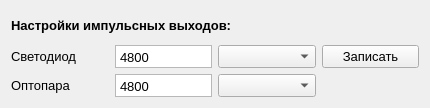
<?xml version="1.0" encoding="UTF-8"?>
<ui version="4.0">
 <class>widget_pulse_outputs</class>
 <widget class="QWidget" name="widget_pulse_outputs">
  <property name="geometry">
   <rect>
    <x>0</x>
    <y>0</y>
    <width>430</width>
    <height>108</height>
   </rect>
  </property>
  <property name="sizePolicy">
   <sizepolicy hsizetype="Maximum" vsizetype="Minimum">
    <horstretch>0</horstretch>
    <verstretch>0</verstretch>
   </sizepolicy>
  </property>
  <property name="windowTitle">
   <string>Form</string>
  </property>
  <layout class="QVBoxLayout" name="verticalLayout_2">
   <item>
    <layout class="QGridLayout" name="gridLayout" rowstretch="0,0,0,0" columnstretch="0,0,0,0" rowminimumheight="0,0,0,0" columnminimumwidth="0,0,0,0">
     <property name="sizeConstraint">
      <enum>QLayout::SetMinAndMaxSize</enum>
     </property>
     <item row="1" column="0">
      <widget class="QLabel" name="label_4_">
       <property name="font">
        <font>
         <pointsize>10</pointsize>
        </font>
       </property>
       <property name="text">
        <string>Светодиод</string>
       </property>
      </widget>
     </item>
     <item row="1" column="2">
      <widget class="QComboBox" name="comboBox_ADE_Pulse0_Energy_type">
       <property name="font">
        <font>
         <pointsize>10</pointsize>
        </font>
       </property>
      </widget>
     </item>
     <item row="3" column="0">
      <widget class="QLabel" name="label_3_">
       <property name="font">
        <font>
         <pointsize>10</pointsize>
        </font>
       </property>
       <property name="text">
        <string>Оптопара</string>
       </property>
      </widget>
     </item>
     <item row="3" column="2">
      <widget class="QComboBox" name="comboBox_ADE_Pulse1_Energy_type">
       <property name="font">
        <font>
         <pointsize>10</pointsize>
        </font>
       </property>
      </widget>
     </item>
     <item row="0" column="0" colspan="3">
      <widget class="QLabel" name="label">
       <property name="font">
        <font>
         <pointsize>10</pointsize>
         <weight>75</weight>
         <bold>true</bold>
        </font>
       </property>
       <property name="text">
        <string>Настройки импульсных выходов:</string>
       </property>
      </widget>
     </item>
     <item row="1" column="3">
      <widget class="QPushButton" name="pushButton">
       <property name="font">
        <font>
         <pointsize>10</pointsize>
        </font>
       </property>
       <property name="text">
        <string>Записать</string>
       </property>
      </widget>
     </item>
     <item row="1" column="1">
      <widget class="QTextEdit" name="textEdit">
       <property name="sizePolicy">
        <sizepolicy hsizetype="Ignored" vsizetype="Ignored">
         <horstretch>0</horstretch>
         <verstretch>0</verstretch>
        </sizepolicy>
       </property>
       <property name="font">
        <font>
         <pointsize>10</pointsize>
        </font>
       </property>
       <property name="verticalScrollBarPolicy">
        <enum>Qt::ScrollBarAlwaysOff</enum>
       </property>
       <property name="readOnly">
        <bool>true</bool>
       </property>
       <property name="html">
        <string>&lt;!DOCTYPE HTML PUBLIC &quot;-//W3C//DTD HTML 4.0//EN&quot; &quot;http://www.w3.org/TR/REC-html40/strict.dtd&quot;&gt;
&lt;html&gt;&lt;head&gt;&lt;meta name=&quot;qrichtext&quot; content=&quot;1&quot; /&gt;&lt;style type=&quot;text/css&quot;&gt;
p, li { white-space: pre-wrap; }
&lt;/style&gt;&lt;/head&gt;&lt;body style=&quot; font-family:'MS Shell Dlg 2'; font-size:10pt; font-weight:400; font-style:normal;&quot;&gt;
&lt;p style=&quot; margin-top:0px; margin-bottom:0px; margin-left:0px; margin-right:0px; -qt-block-indent:0; text-indent:0px;&quot;&gt;4800&lt;/p&gt;&lt;/body&gt;&lt;/html&gt;</string>
       </property>
      </widget>
     </item>
     <item row="3" column="1">
      <widget class="QTextEdit" name="textEdit_2">
       <property name="sizePolicy">
        <sizepolicy hsizetype="Ignored" vsizetype="Ignored">
         <horstretch>0</horstretch>
         <verstretch>0</verstretch>
        </sizepolicy>
       </property>
       <property name="font">
        <font>
         <pointsize>10</pointsize>
        </font>
       </property>
       <property name="verticalScrollBarPolicy">
        <enum>Qt::ScrollBarAlwaysOff</enum>
       </property>
       <property name="readOnly">
        <bool>true</bool>
       </property>
       <property name="html">
        <string>&lt;!DOCTYPE HTML PUBLIC &quot;-//W3C//DTD HTML 4.0//EN&quot; &quot;http://www.w3.org/TR/REC-html40/strict.dtd&quot;&gt;
&lt;html&gt;&lt;head&gt;&lt;meta name=&quot;qrichtext&quot; content=&quot;1&quot; /&gt;&lt;style type=&quot;text/css&quot;&gt;
p, li { white-space: pre-wrap; }
&lt;/style&gt;&lt;/head&gt;&lt;body style=&quot; font-family:'MS Shell Dlg 2'; font-size:10pt; font-weight:400; font-style:normal;&quot;&gt;
&lt;p style=&quot; margin-top:0px; margin-bottom:0px; margin-left:0px; margin-right:0px; -qt-block-indent:0; text-indent:0px;&quot;&gt;4800&lt;/p&gt;&lt;/body&gt;&lt;/html&gt;</string>
       </property>
      </widget>
     </item>
    </layout>
   </item>
  </layout>
 </widget>
 <resources/>
 <connections/>
</ui>
